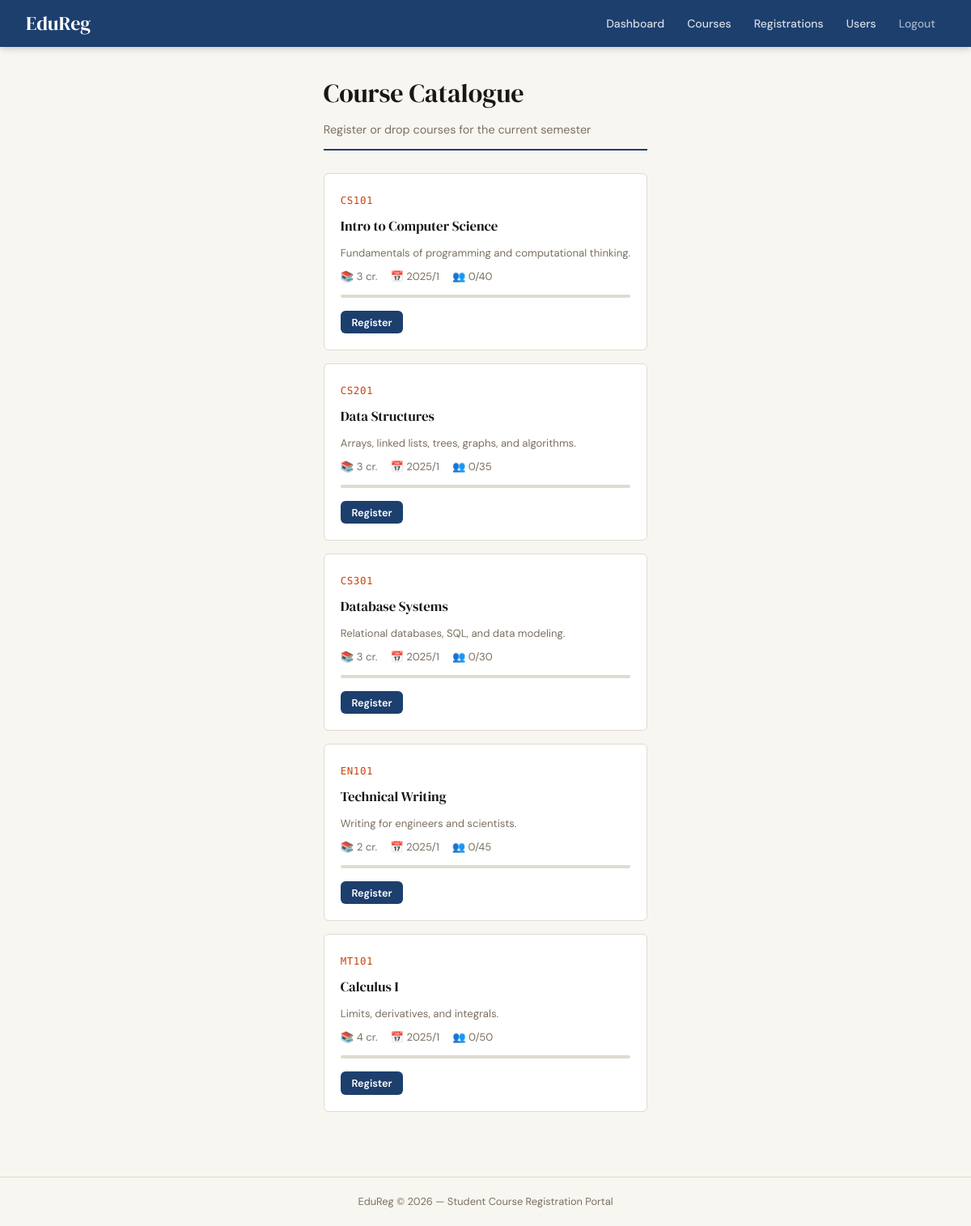
Screenshot of /courses.php (signed in) with the database file from the repository.
### tables this page shows
CREATE TABLE courses (
    id INT AUTO_INCREMENT PRIMARY KEY,
    code VARCHAR(20) NOT NULL UNIQUE,
    title VARCHAR(150) NOT NULL,
    description TEXT,
    credits TINYINT NOT NULL DEFAULT 3,
    capacity INT NOT NULL DEFAULT 30,
    enrolled INT NOT NULL DEFAULT 0,
    semester VARCHAR(20) NOT NULL,
    created_at TIMESTAMP DEFAULT CURRENT_TIMESTAMP
);

### src/config/bootstrap.php (called while the page is built, shortened)
<?php
require ROOT . '/src/config/db.php';
require ROOT . '/src/models/Course.php';
require ROOT . '/src/models/Registration.php';
function auth(): ?array {
    return $_SESSION['user'] ?? null;
}
function h(string $s): string {
    return htmlspecialchars($s, ENT_QUOTES, 'UTF-8');
}

### src/config/db.php (called while the page is built, shortened)
<?php
function db(): PDO {
    static $pdo = null;
    if ($pdo === null) {
        $dsn = 'mysql:host=' . DB_HOST . ';dbname=' . DB_NAME . ';charset=utf8mb4';
        $pdo = new PDO($dsn, DB_USER, DB_PASS, [
            PDO::ATTR_ERRMODE            => PDO::ERRMODE_EXCEPTION,
            PDO::ATTR_DEFAULT_FETCH_MODE => PDO::FETCH_ASSOC,
            PDO::ATTR_EMULATE_PREPARES   => false,
        ]);
    }
    return $pdo;
}

### src/models/Course.php (called while the page is built, shortened)
<?php
class Course {
    public static function all(): array {
        return db()->query('SELECT * FROM courses ORDER BY code')->fetchAll();
    }
}

### src/models/Registration.php (called while the page is built, shortened)
<?php
class Registration {
    public static function forStudent(int $studentId): array {
        $stmt = db()->prepare(
            'SELECT r.*, c.code, c.title, c.credits, c.semester
             FROM registrations r
             JOIN courses c ON c.id = r.course_id
             WHERE r.student_id = ?
             ORDER BY r.registered_at DESC'
        );
        $stmt->execute([$studentId]);
        return $stmt->fetchAll();
    }
}

### public/courses.php (the view, shortened to what this page needs)
<?php
require_once __DIR__ . '/../src/config/bootstrap.php';
$user = auth();
$courses  = Course::all();
$myRegIds = array_map('intval', array_column(Registration::forStudent($user['id']), 'course_id'));
include ROOT . '/views/layout/header.php';
?>
<div class="page-header">
  <h1>Course Catalogue</h1>
  <p>Register or drop courses for the current semester</p>
</div>
<div class="card-grid">
<?php foreach ($courses as $c):
  $full = $c['enrolled'] >= $c['capacity'];
  $registered = in_array((int)$c['id'], $myRegIds, true);
  $pct = $c['capacity'] > 0 ? min(100, round($c['enrolled']/$c['capacity']*100)) : 0;
?>
  <div class="course-card">
    <div><span class="course-code"><?= h($c['code']) ?></span><?php if ($full): ?> <span class="badge badge-full">Full</span><?php endif; ?></div>
    <div class="course-title"><?= h($c['title']) ?></div>
    <?php if ($c['description']): ?><p style="font-size:.82rem;color:var(--muted)"><?= h(mb_strimwidth($c['description'],0,90,'…')) ?></p><?php endif; ?>
    <div class="course-meta"><span>📚 <?= $c['credits'] ?> cr.</span><span>📅 <?= h($c['semester']) ?></span><span>👥 <?= $c['enrolled'] ?>/<?= $c['capacity'] ?></span></div>
    <div class="capacity-bar"><div class="capacity-bar-fill <?= $full?'full':'' ?>" style="width:<?= $pct ?>%"></div></div>
    <div style="margin-top:.5rem">
      <?php if ($registered): ?>
        <form method="POST" onsubmit="return confirm('Drop this course?')">
          <input type="hidden" name="action" value="drop">
          <input type="hidden" name="course_id" value="<?= $c['id'] ?>">
          <button class="btn btn-danger btn-sm" type="submit">Drop Course</button>
        </form>
      <?php elseif (!$full): ?>
        <form method="POST">
          <button class="btn btn-primary btn-sm" type="submit">Register</button>
        </form>
      <?php else: ?>
        <button class="btn btn-outline btn-sm" disabled>Course Full</button>
      <?php endif; ?>
    </div>
  </div>
<?php endforeach; ?>
</div>
<?php include ROOT . '/views/layout/footer.php'; ?>

### views/layout/header.php (shortened to what this page needs)
<?php
$user = auth();
$role = $user['role'] ?? '';
?>
<!DOCTYPE html>
<html lang="en">
<head>
  <link rel="stylesheet" href="/css/app.css">
</head>
<body>
<nav class="navbar">
  <a class="brand" href="/">EduReg</a>
  <div class="nav-links">
    <?php if ($user): ?>
      <?php if ($role === 'admin'): ?>
        <a href="/admin/dashboard.php">Dashboard</a>
        <a href="/admin/courses.php">Courses</a>
        <a href="/admin/registrations.php">Registrations</a>
        <a href="/admin/users.php">Users</a>
      <?php else: ?>
        <a href="/dashboard.php">Dashboard</a>
        <a href="/courses.php">Browse Courses</a>
      <?php endif; ?>
      <a href="/logout.php" class="btn-nav-logout">Logout</a>
    <?php else: ?>
      <a href="/login.php">Login</a>
      <a href="/register.php" class="btn-nav-primary">Sign Up</a>
    <?php endif; ?>
  </div>
</nav>
<main class="container">

### views/layout/footer.php
</main>
<footer class="footer">
  <p>EduReg &copy; <?= date('Y') ?> — Student Course Registration Portal</p>
</footer>
</body>
</html>

### public/css/app.css (style rules this page uses)
:root { --bg: #f8f6f1; --surface: #ffffff; --border: #e0dbd0; --text: #1a1814; --muted: #7a7060; --accent: #1d3f6e; --accent2: #c8430a; --success: #1a6640; --danger: #9b1c1c; --radius: 6px; --shadow: 0 2px 12px rgba(0,0,0,.08); }
*, *::before, *::after { box-sizing: border-box; margin: 0; padding: 0; }
body { font-family: 'DM Sans', sans-serif; background: var(--bg); color: var(--text); min-height: 100vh; display: flex; flex-direction: column; font-size: 15px; line-height: 1.6; }
.navbar { background: var(--accent); display: flex; align-items: center; justify-content: space-between; padding: 0 2rem; height: 58px; position: sticky; top: 0; z-index: 100; box-shadow: 0 2px 8px rgba(0,0,0,.2); }
.brand { font-family: 'DM Serif Display', serif; font-size: 1.5rem; color: #fff; text-decoration: none; }
.nav-links { display: flex; align-items: center; gap: .25rem; }
.nav-links a { color: rgba(255,255,255,.82); text-decoration: none; padding: .35rem .75rem; border-radius: var(--radius); font-size: .875rem; font-weight: 500; transition: background .15s; }
.btn-nav-logout { color: rgba(255,255,255,.6) !important; }
.container { max-width: 1000px; margin: 2rem auto; padding: 0 1.5rem; flex: 1; padding-bottom: 3rem; }
h1, h2, h3 { font-family: 'DM Serif Display', serif; font-weight: normal; }
h1 { font-size: 2rem; margin-bottom: .5rem; }
.page-header { border-bottom: 2px solid var(--accent); padding-bottom: .75rem; margin-bottom: 1.75rem; }
.page-header p { color: var(--muted); font-size: .9rem; margin-top: .25rem; }
.card-grid { display: grid; grid-template-columns: repeat(auto-fill, minmax(280px, 1fr)); gap: 1rem; }
.course-card { background: var(--surface); border: 1px solid var(--border); border-radius: var(--radius); padding: 1.25rem; transition: box-shadow .2s, border-color .2s; display: flex; flex-direction: column; gap: .5rem; }
.course-code { font-family: 'DM Mono', monospace; font-size: .78rem; color: var(--accent2); font-weight: 500; letter-spacing: .5px; text-transform: uppercase; }
.course-title { font-family: 'DM Serif Display', serif; font-size: 1.05rem; }
.course-meta { font-size: .82rem; color: var(--muted); display: flex; gap: 1rem; flex-wrap: wrap; }
.capacity-bar { height: 4px; background: var(--border); border-radius: 2px; overflow: hidden; margin-top: .25rem; }
.btn { display: inline-flex; align-items: center; justify-content: center; gap: .4rem; padding: .55rem 1.2rem; border-radius: var(--radius); font-family: 'DM Sans', sans-serif; font-size: .875rem; font-weight: 600; cursor: pointer; border: none; text-decoration: none; transition: opacity .15s, transform .1s; }
.btn-primary { background: var(--accent); color: #fff; }
.btn-sm { padding: .35rem .85rem; font-size: .8rem; }
.footer { text-align: center; padding: 1.25rem; font-size: .8rem; color: var(--muted); border-top: 1px solid var(--border); margin-top: auto; }

### rows the page displays
courses: code "CS101", title "Intro to Computer Science", description "Fundamentals of programming and computational thinking.", credits "3", semester "2025/1", enrolled "0", capacity "40"
courses: code "CS201", title "Data Structures", description "Arrays, linked lists, trees, graphs, and algorithms.", credits "3", semester "2025/1", enrolled "0", capacity "35"
courses: code "CS301", title "Database Systems", description "Relational databases, SQL, and data modeling.", credits "3", semester "2025/1", enrolled "0", capacity "30"
courses: code "EN101", title "Technical Writing", description "Writing for engineers and scientists.", credits "2", semester "2025/1", enrolled "0", capacity "45"
courses: code "MT101", title "Calculus I", description "Limits, derivatives, and integrals.", credits "4", semester "2025/1", enrolled "0", capacity "50"
